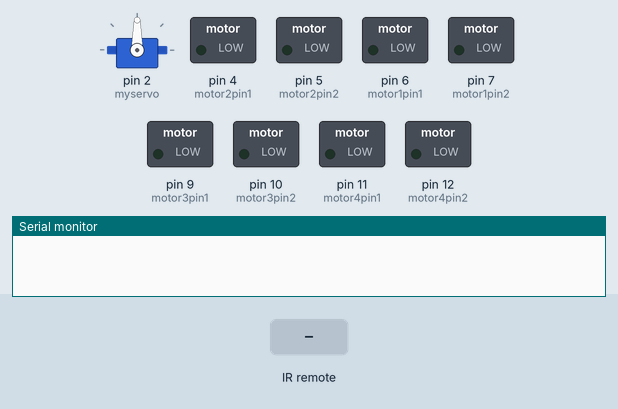
A sketch run on a simulated Arduino Uno, built with avr-gcc and run on an emulated ATmega328P. Shown: servo, switched loads named in the sketch (green lamp = pin HIGH), the last lines printed to the serial monitor. The inputs (shaded band) are chosen by the test bench.

Above: at 1.2 s.
1.3 s: infrared code 0x57E3CD32 received
At 2.5 s:
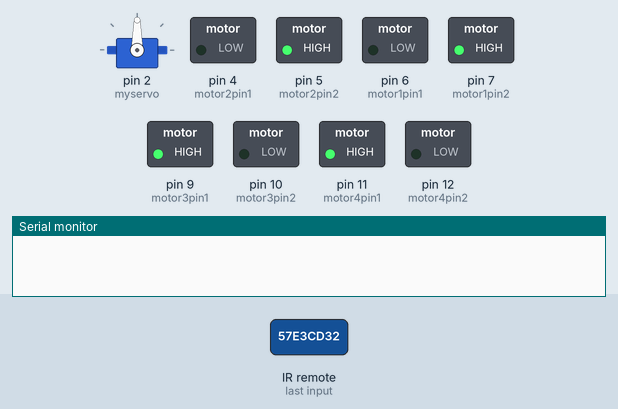
2.8 s: infrared code 0x57E39966 received
At 3.6 s:
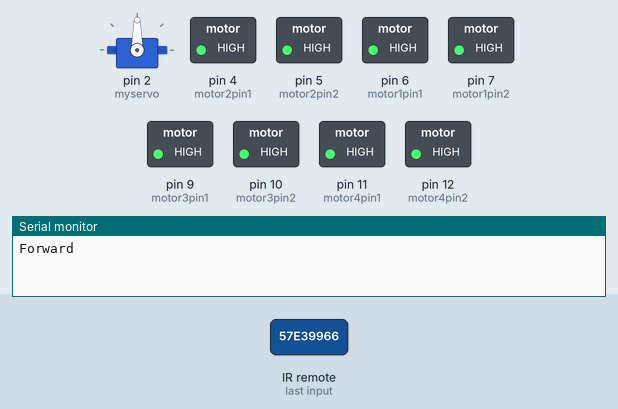
4.3 s: infrared code 0x57E37986 received
At 4.8 s:
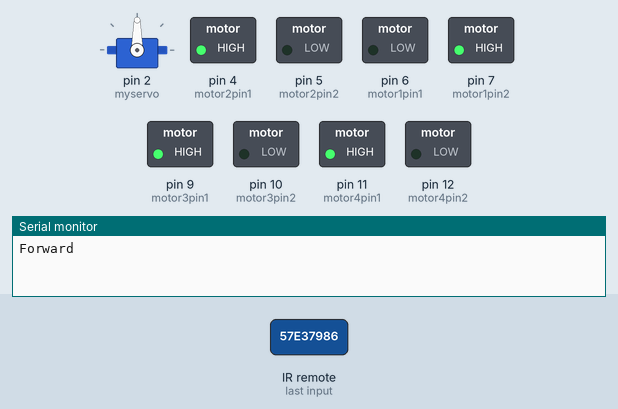
5.8 s: infrared code 0x57E3B54A received
At 7.0 s:
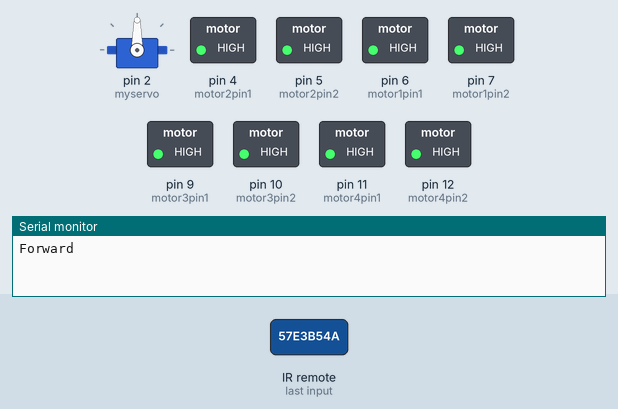
7.3 s: infrared code 0x57E3E817 received
At 8.3 s:
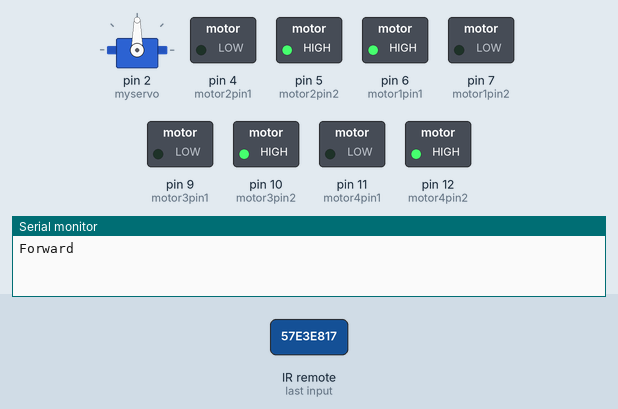
8.8 s: infrared code 0x57E39966 received
At 9.4 s:
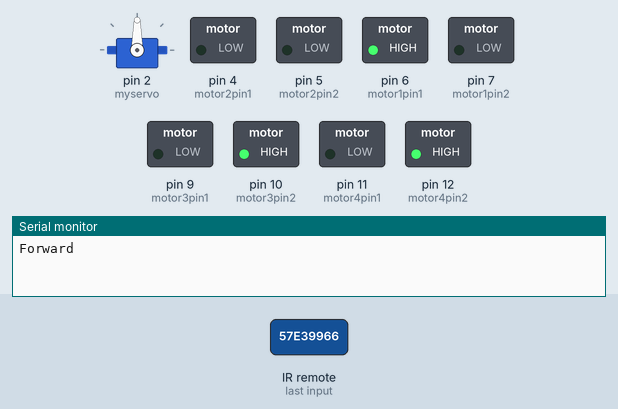
Timing chart, 0 to 11.3 s (numbered marks = the images above; inputs shaded):
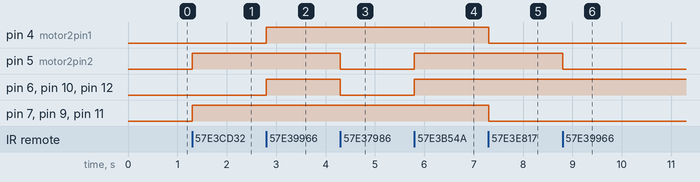

The sketch:

Bay_Car.ino
```cpp
#include <Servo.h>
#include <IRremote.h>
//--------------------------IR Reciever
int RECV_PIN = 3;
IRrecv irrecv(RECV_PIN);
decode_results results;
//-------------------------------------
//--------------------------Servo Motor
Servo myservo;  // create servo object to control a servo
// twelve servo objects can be created on most boards

int pos = 0;    // variable to store the servo position
//--------------------------------------Front Left Wheel
int motor1pin1 = 6;  //Forward
int motor1pin2 = 7;  //Backward
//--------------------------------------Front Right Wheel
int motor2pin1 = 4;  //Forward
int motor2pin2 = 5;  //Backward
//--------------------------------------Back Left Wheel
int motor3pin1 = 9;  //Backward
int motor3pin2 = 10; //Forward
//--------------------------------------Back Right Wheel
int motor4pin1 = 11; //Backward
int motor4pin2 = 12; //Forward
//--------------------------------------
void setup() {
  Serial.begin(9600);
  irrecv.enableIRIn(); // Start the receiver
  //------------------------------------
  pinMode(motor1pin1, OUTPUT);
  pinMode(motor1pin2, OUTPUT);
  pinMode(motor2pin1, OUTPUT);
  pinMode(motor2pin2, OUTPUT);
  pinMode(motor3pin1, OUTPUT);
  pinMode(motor3pin2, OUTPUT);
  pinMode(motor4pin1, OUTPUT);
  pinMode(motor4pin2, OUTPUT);
  //------------------------------------
  myservo.attach(2);  // attaches the servo on pin 2 to the servo object
}

void loop() {

//-----------------------------------------------------------------------------------------------Head Turning---------------------------------------------------------------------------------------
 /* for (pos = 0; pos <= 180; pos += 1) { // goes from 0 degrees to 180 degrees
    // in steps of 1 degree
    myservo.write(pos);              // tell servo to go to position in variable 'pos'
    delay(20);                       // waits 15 ms for the servo to reach the position
  }
  for (pos = 180; pos >= 0; pos -= 1) { // goes from 180 degrees to 0 degrees
    myservo.write(pos);              // tell servo to go to position in variable 'pos'
    delay(20);                       // waits 15 ms for the servo to reach the position
  }*/
//-----------------------------------------------------------------------------------------------MOVEMENT------------------------------------------------------------------------------------------
//-----------------------------------------------------------------------------------------------Forward Button
if(irrecv.decode(&results))//Forward Button
{
    if(results.value == 0x57E39966)
    {
      digitalWrite(motor4pin2, HIGH);
      digitalWrite(motor2pin1, HIGH);
      digitalWrite(motor1pin1, HIGH);
      digitalWrite(motor3pin2, HIGH);
      Serial.println("Forward");
    }
    else
    {
      digitalWrite(motor1pin1, LOW);
      digitalWrite(motor2pin1, LOW);
      digitalWrite(motor3pin2, LOW);
      digitalWrite(motor4pin2, LOW);
    }
    delay(30);
    irrecv.resume();
}
//-----------------------------------------------------------------------------------------------Back Button
if(irrecv.decode(&results))//Back Button
{
    if(results.value == 0x57E3CD32)
    {
      digitalWrite(motor4pin1, HIGH);
      digitalWrite(motor2pin2, HIGH);
      digitalWrite(motor1pin2, HIGH);
      digitalWrite(motor3pin1, HIGH);
    }
    else
    {
      digitalWrite(motor4pin1, LOW);
      digitalWrite(motor2pin2, LOW);
      digitalWrite(motor1pin2, LOW);
      digitalWrite(motor3pin1, LOW);
    }
    delay(30);
    irrecv.resume();
}
//-----------------------------------------------------------------------------------------------Left Button
if(irrecv.decode(&results))//Left Button
{
    if(results.value == 0x57E37986)
    {
       digitalWrite(motor1pin2, HIGH);
       digitalWrite(motor3pin1, HIGH);
       digitalWrite(motor2pin1, HIGH);
       digitalWrite(motor4pin1, HIGH);
    }
    else
    {
       digitalWrite(motor1pin2, LOW);
       digitalWrite(motor3pin1, LOW);
       digitalWrite(motor2pin1, LOW);
       digitalWrite(motor4pin1, LOW);
    }
    delay(30);
    irrecv.resume();
}
//-----------------------------------------------------------------------------------------------Right Button
if(irrecv.decode(&results))//Right Button
{
    if(results.value == 0x57E3B54A)
    {
       digitalWrite(motor1pin1, HIGH);
       digitalWrite(motor3pin2, HIGH);
       digitalWrite(motor2pin2, HIGH);
       digitalWrite(motor4pin2, HIGH);
    }
    else
    {
       digitalWrite(motor1pin1, LOW);
       digitalWrite(motor3pin2, LOW);
       digitalWrite(motor2pin2, LOW);
       digitalWrite(motor4pin2, LOW);
    }
    delay(30);
    irrecv.resume();
}
//-----------------------------------------------------------------------------------------------Power Button
if(irrecv.decode(&results))//Power Button
{
    if(results.value == 0x57E3E817)
    {
      //Write Code Here
    }
    delay(30);
    irrecv.resume();
}
//-----------------------------------------------------------------------------------------------
/*if (irrecv.decode(&results)){
    // Print Code in HEX
        Serial.println(results.value, HEX);
        irrecv.resume();
  }*/
}
```

Measured:
- after the input at 1.3 s, pin 5 (motor2pin2), pin 7 (motor1pin2), pin 9 (motor3pin1), pin 11 (motor4pin1): LOW → HIGH at once
- after the input at 2.8 s, pin 4 (motor2pin1), pin 6 (motor1pin1), pin 10 (motor3pin2), pin 12 (motor4pin2): LOW → HIGH at once
- after the input at 4.3 s, pin 5 (motor2pin2), pin 6 (motor1pin1), pin 10 (motor3pin2), pin 12 (motor4pin2): HIGH → LOW at once
- after the input at 5.8 s, pin 5 (motor2pin2), pin 6 (motor1pin1), pin 10 (motor3pin2), pin 12 (motor4pin2): LOW → HIGH at once
- after the input at 7.3 s, pin 4 (motor2pin1), pin 7 (motor1pin2), pin 9 (motor3pin1), pin 11 (motor4pin1): HIGH → LOW at once
- after the input at 8.8 s, pin 5 (motor2pin2): HIGH → LOW at once
